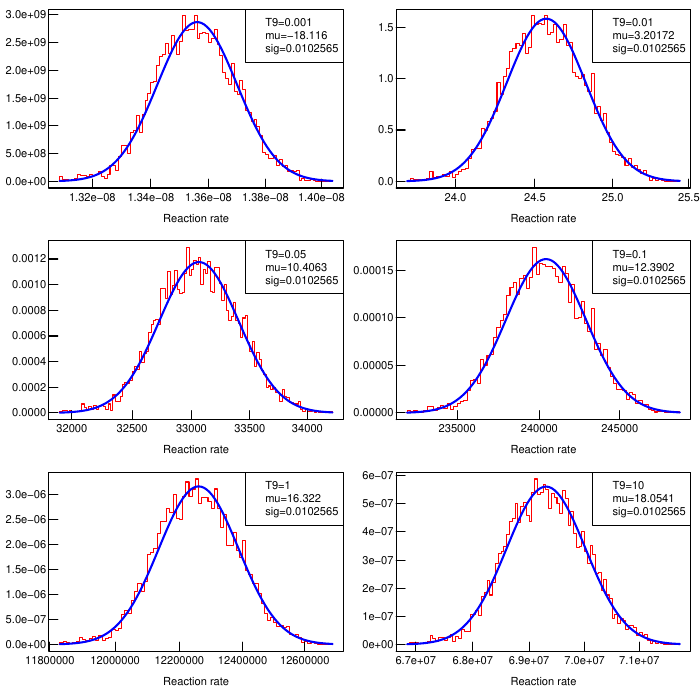

Recreate this plot in R.
######################################################################
# plotpdf.R
#
# input: numRates_samp.out are the rate samples created by numRates
#        for a given temperature
#
# the samples are plotted as a histogram, together with the lognormal
# approximation of the rate; the lognormal parameters were directly
# obtained from the rate samples [as the mean and standard deviation
# of ln(x)]
#
######################################################################
# preparation: remove all variables from the work space
rm(list=ls())
require(pracma)
######################################################################
# input
data <- read.table("numRates_samp.out", header=FALSE)
temp <- unname(unlist(data[1,]))
logmu <- unname(unlist(data[2,]))
logsigma <- unname(unlist(data[3,]))

data1 <- data$V1[-c(1:3)]
data2 <- data$V2[-c(1:3)]
data3 <- data$V3[-c(1:3)]
data4 <- data$V4[-c(1:3)]
data5 <- data$V5[-c(1:3)]
data6 <- data$V6[-c(1:3)]

# plot histogram of rate samples
pdf("plotpdf.pdf")
par(mfcol=c(3,2), mar=c(3.5,3.5,0.5,0.5), oma=c(0.2,0.2,0.2,0.2), tck=0.05, 
    las=1, mgp=c(1.8,0.2,0))

# for linear x-axis scale, take out log="x"

# first
histRes <- hist(data1, plot=FALSE, breaks=100)
xvals <- histRes$breaks
yvals <- histRes$counts
xvals <- c(xvals,xvals[length(xvals)])
yvals <- c(0,yvals,0)
yvals <- yvals/trapz(xvals,yvals)       # normalizes by area
plot(xvals, yvals, type="S", col="red", xlab="Reaction rate", ylab="", log="x")
# don't touch the 'x'
curve(dlnorm(x, logmu[1], logsigma[1]), add=TRUE, col="blue", lwd=2)
legend("topright", c(paste("T9=", as.character(temp[1]), sep=""), 
                     paste("mu=", as.character(logmu[1]), sep=""), 
                     paste("sig=", as.character(logsigma[1]), sep=""))) 

# third
histRes <- hist(data3, plot=FALSE, breaks=100)
xvals <- histRes$breaks
yvals <- histRes$counts
xvals <- c(xvals,xvals[length(xvals)])
yvals <- c(0,yvals,0)
yvals <- yvals/trapz(xvals,yvals)       # normalizes by area
plot(xvals, yvals, type="S", col="red", xlab="Reaction rate", ylab="", log="x")
# don't touch the 'x'
curve(dlnorm(x, logmu[3], logsigma[3]), add=TRUE, col="blue", lwd=2)
legend("topright", c(paste("T9=", as.character(temp[3]), sep=""), 
                     paste("mu=", as.character(logmu[3]), sep=""), 
                     paste("sig=", as.character(logsigma[3]), sep=""))) 

# fifth
histRes <- hist(data5, plot=FALSE, breaks=100)
xvals <- histRes$breaks
yvals <- histRes$counts
xvals <- c(xvals,xvals[length(xvals)])
yvals <- c(0,yvals,0)
yvals <- yvals/trapz(xvals,yvals)       # normalizes by area
plot(xvals, yvals, type="S", col="red", xlab="Reaction rate", ylab="", log="x")
# don't touch the 'x'
curve(dlnorm(x, logmu[5], logsigma[5]), add=TRUE, col="blue", lwd=2)
legend("topright", c(paste("T9=", as.character(temp[5]), sep=""), 
                     paste("mu=", as.character(logmu[5]), sep=""), 
                     paste("sig=", as.character(logsigma[5]), sep=""))) 

# second
histRes <- hist(data2, plot=FALSE, breaks=100)
xvals <- histRes$breaks
yvals <- histRes$counts
xvals <- c(xvals,xvals[length(xvals)])
yvals <- c(0,yvals,0)
yvals <- yvals/trapz(xvals,yvals)       # normalizes by area
plot(xvals, yvals, type="S", col="red", xlab="Reaction rate", ylab="", log="x")
# don't touch the 'x'
curve(dlnorm(x, logmu[2], logsigma[2]), add=TRUE, col="blue", lwd=2)
legend("topright", c(paste("T9=", as.character(temp[2]), sep=""), 
                     paste("mu=", as.character(logmu[2]), sep=""), 
                     paste("sig=", as.character(logsigma[2]), sep=""))) 

# fourth
histRes <- hist(data4, plot=FALSE, breaks=100)
xvals <- histRes$breaks
yvals <- histRes$counts
xvals <- c(xvals,xvals[length(xvals)])
yvals <- c(0,yvals,0)
yvals <- yvals/trapz(xvals,yvals)       # normalizes by area
plot(xvals, yvals, type="S", col="red", xlab="Reaction rate", ylab="", log="x")
# don't touch the 'x'
curve(dlnorm(x, logmu[4], logsigma[4]), add=TRUE, col="blue", lwd=2)
legend("topright", c(paste("T9=", as.character(temp[4]), sep=""), 
                     paste("mu=", as.character(logmu[4]), sep=""), 
                     paste("sig=", as.character(logsigma[4]), sep=""))) 

# sixth
histRes <- hist(data6, plot=FALSE, breaks=100)
xvals <- histRes$breaks
yvals <- histRes$counts
xvals <- c(xvals,xvals[length(xvals)])
yvals <- c(0,yvals,0)
yvals <- yvals/trapz(xvals,yvals)       # normalizes by area
plot(xvals, yvals, type="S", col="red", xlab="Reaction rate", ylab="", log="x")
# don't touch the 'x'
curve(dlnorm(x, logmu[6], logsigma[6]), add=TRUE, col="blue", lwd=2)
legend("topright", c(paste("T9=", as.character(temp[6]), sep=""), 
                     paste("mu=", as.character(logmu[6]), sep=""), 
                     paste("sig=", as.character(logsigma[6]), sep=""))) 

### single plot
#histRes <- hist(data, plot=FALSE, breaks=1000)
#xvals <- histRes$breaks
#yvals <- histRes$counts
#xvals <- c(xvals,xvals[length(xvals)])
#yvals <- c(0,yvals,0)
#yvals <- yvals/trapz(xvals,yvals)       # normalizes by area
#plot(xvals, yvals, type="S", col="red", xlab="Reaction rate", ylab="Probability")
# don't touch the 'x'
#curve(dlnorm(x, param[1], param[2]), add=TRUE, col="blue", lwd=2)
            
dev.off()